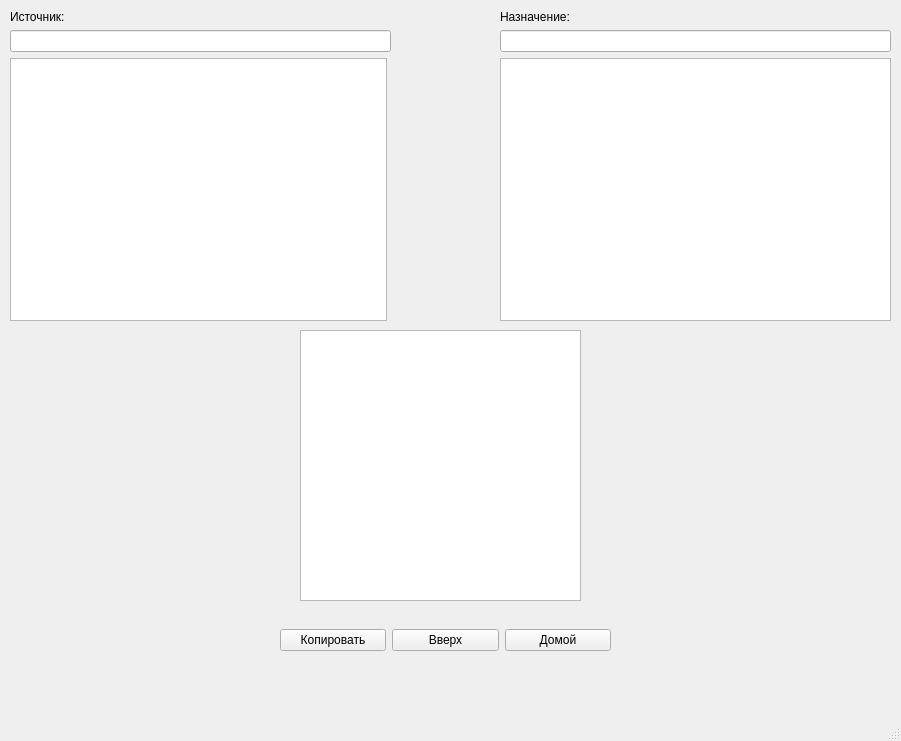
<?xml version="1.0" encoding="UTF-8"?>
<ui version="4.0">
 <class>MainWindow</class>
 <widget class="QMainWindow" name="MainWindow">
  <property name="geometry">
   <rect>
    <x>0</x>
    <y>0</y>
    <width>901</width>
    <height>741</height>
   </rect>
  </property>
  <property name="windowTitle">
   <string>MainWindow</string>
  </property>
  <widget class="QWidget" name="centralwidget">
   <widget class="QWidget" name="horizontalLayoutWidget">
    <property name="geometry">
     <rect>
      <x>10</x>
      <y>10</y>
      <width>381</width>
      <height>311</height>
     </rect>
    </property>
    <layout class="QHBoxLayout" name="horizontalLayout">
     <item>
      <layout class="QVBoxLayout" name="verticalLayout">
       <item>
        <widget class="QLabel" name="label">
         <property name="text">
          <string>Источник:</string>
         </property>
        </widget>
       </item>
       <item>
        <widget class="QLineEdit" name="sourcePathEdit">
         <property name="readOnly">
          <bool>false</bool>
         </property>
        </widget>
       </item>
       <item>
        <widget class="QTreeView" name="sourceDirView">
         <property name="maximumSize">
          <size>
           <width>377</width>
           <height>16777215</height>
          </size>
         </property>
         <property name="selectionMode">
          <enum>QAbstractItemView::SelectionMode::ExtendedSelection</enum>
         </property>
         <property name="selectionBehavior">
          <enum>QAbstractItemView::SelectionBehavior::SelectItems</enum>
         </property>
        </widget>
       </item>
      </layout>
     </item>
    </layout>
   </widget>
   <widget class="QWidget" name="horizontalLayoutWidget_2">
    <property name="geometry">
     <rect>
      <x>500</x>
      <y>10</y>
      <width>391</width>
      <height>311</height>
     </rect>
    </property>
    <layout class="QHBoxLayout" name="horizontalLayout_2">
     <item>
      <layout class="QVBoxLayout" name="verticalLayout_2">
       <item>
        <widget class="QLabel" name="label_2">
         <property name="text">
          <string>Назначение:</string>
         </property>
        </widget>
       </item>
       <item>
        <widget class="QLineEdit" name="destinationPathEdit">
         <property name="readOnly">
          <bool>false</bool>
         </property>
        </widget>
       </item>
       <item>
        <widget class="QTreeView" name="destinationDirView">
         <property name="selectionMode">
          <enum>QAbstractItemView::SelectionMode::ExtendedSelection</enum>
         </property>
         <property name="selectionBehavior">
          <enum>QAbstractItemView::SelectionBehavior::SelectItems</enum>
         </property>
        </widget>
       </item>
      </layout>
     </item>
    </layout>
   </widget>
   <widget class="QListView" name="fileListView">
    <property name="geometry">
     <rect>
      <x>300</x>
      <y>330</y>
      <width>281</width>
      <height>271</height>
     </rect>
    </property>
    <property name="selectionMode">
     <enum>QAbstractItemView::SelectionMode::ExtendedSelection</enum>
    </property>
   </widget>
   <widget class="QWidget" name="horizontalLayoutWidget_3">
    <property name="geometry">
     <rect>
      <x>280</x>
      <y>620</y>
      <width>331</width>
      <height>41</height>
     </rect>
    </property>
    <layout class="QHBoxLayout" name="horizontalLayout_3">
     <item>
      <widget class="QPushButton" name="copyButton">
       <property name="text">
        <string>Копировать</string>
       </property>
      </widget>
     </item>
     <item>
      <widget class="QPushButton" name="upButton">
       <property name="text">
        <string>Вверх</string>
       </property>
      </widget>
     </item>
     <item>
      <widget class="QPushButton" name="homeButton">
       <property name="text">
        <string>Домой</string>
       </property>
      </widget>
     </item>
    </layout>
   </widget>
  </widget>
  <widget class="QMenuBar" name="menubar">
   <property name="geometry">
    <rect>
     <x>0</x>
     <y>0</y>
     <width>901</width>
     <height>22</height>
    </rect>
   </property>
  </widget>
  <widget class="QStatusBar" name="statusbar"/>
 </widget>
 <resources/>
 <connections/>
</ui>
